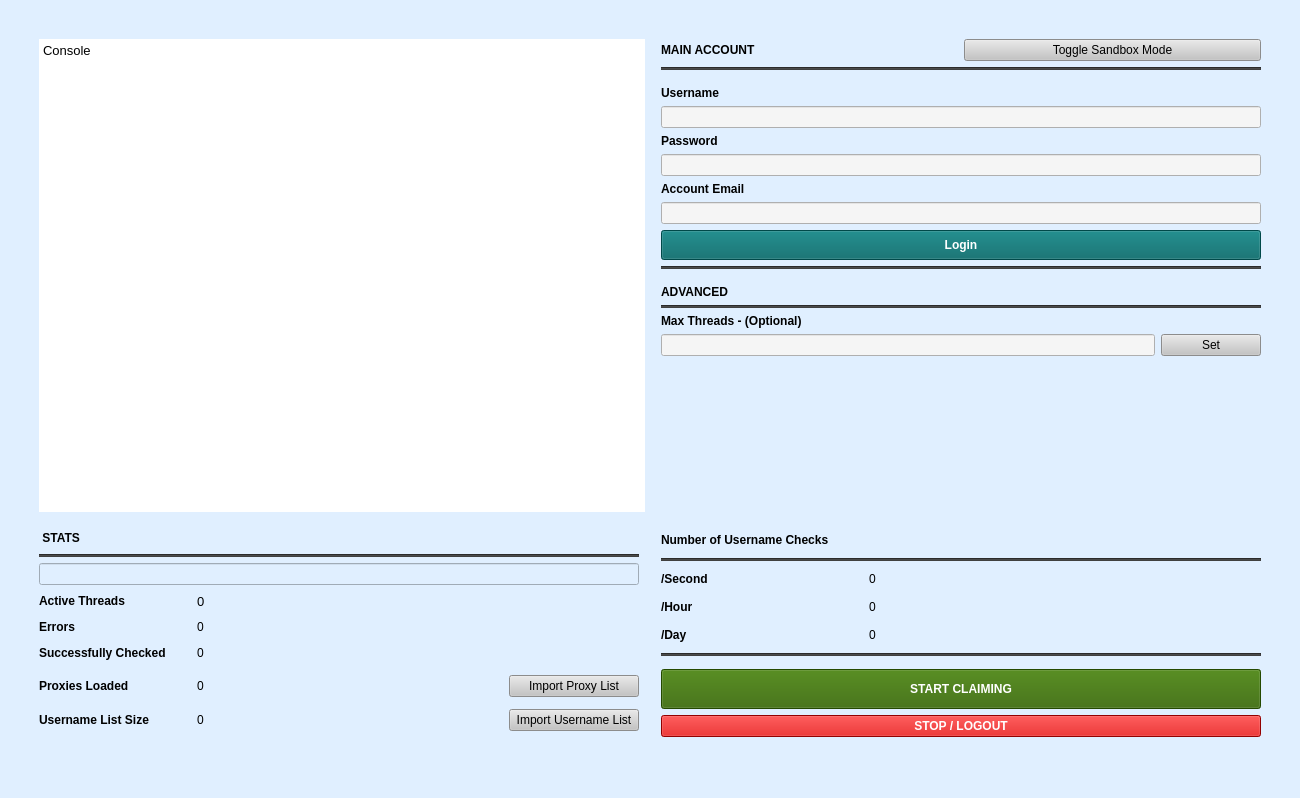
<?xml version="1.0" encoding="UTF-8"?>
<ui version="4.0">
 <class>MainWindow</class>
 <widget class="QMainWindow" name="MainWindow">
  <property name="geometry">
   <rect>
    <x>0</x>
    <y>0</y>
    <width>1300</width>
    <height>798</height>
   </rect>
  </property>
  <property name="minimumSize">
   <size>
    <width>1300</width>
    <height>0</height>
   </size>
  </property>
  <property name="maximumSize">
   <size>
    <width>16777215</width>
    <height>16777215</height>
   </size>
  </property>
  <property name="contextMenuPolicy">
   <enum>Qt::DefaultContextMenu</enum>
  </property>
  <property name="windowTitle">
   <string>Instagram Claimer 2020</string>
  </property>
  <property name="windowIcon">
   <iconset theme="Icon">
    <normaloff>.</normaloff>.</iconset>
  </property>
  <property name="autoFillBackground">
   <bool>false</bool>
  </property>
  <property name="styleSheet">
   <string notr="true">background-color: rgb(224,239,255);  </string>
  </property>
  <property name="toolButtonStyle">
   <enum>Qt::ToolButtonIconOnly</enum>
  </property>
  <widget class="QWidget" name="centralwidget">
   <property name="sizePolicy">
    <sizepolicy hsizetype="Preferred" vsizetype="Preferred">
     <horstretch>0</horstretch>
     <verstretch>0</verstretch>
    </sizepolicy>
   </property>
   <layout class="QGridLayout" name="gridLayout">
    <item row="9" column="5">
     <layout class="QGridLayout" name="gridLayout_7">
      <item row="5" column="1">
       <widget class="QLineEdit" name="lineEdit_hour">
        <property name="minimumSize">
         <size>
          <width>0</width>
          <height>20</height>
         </size>
        </property>
        <property name="styleSheet">
         <string notr="true">color: black;border: none;;
font: 10pt &quot;Microsoft JhengHei UI&quot;;</string>
        </property>
        <property name="text">
         <string>0</string>
        </property>
        <property name="readOnly">
         <bool>true</bool>
        </property>
       </widget>
      </item>
      <item row="5" column="0">
       <widget class="QLabel" name="label_3">
        <property name="styleSheet">
         <string notr="true">color: black;font-weight: bold;
font: 10pt &quot;Microsoft JhengHei UI&quot;;</string>
        </property>
        <property name="text">
         <string>/Hour</string>
        </property>
       </widget>
      </item>
      <item row="4" column="0">
       <widget class="QLabel" name="label_2">
        <property name="minimumSize">
         <size>
          <width>200</width>
          <height>0</height>
         </size>
        </property>
        <property name="styleSheet">
         <string notr="true">color: black;font-weight: bold;
font: 10pt &quot;Microsoft JhengHei UI&quot;;</string>
        </property>
        <property name="text">
         <string>/Second</string>
        </property>
       </widget>
      </item>
      <item row="4" column="1">
       <widget class="QLineEdit" name="lineEdit_second">
        <property name="minimumSize">
         <size>
          <width>0</width>
          <height>20</height>
         </size>
        </property>
        <property name="styleSheet">
         <string notr="true">color: black;border: none;;
font: 10pt &quot;Microsoft JhengHei UI&quot;;</string>
        </property>
        <property name="text">
         <string>0</string>
        </property>
        <property name="readOnly">
         <bool>true</bool>
        </property>
       </widget>
      </item>
      <item row="2" column="0" colspan="2">
       <widget class="QLabel" name="label_5">
        <property name="maximumSize">
         <size>
          <width>16777215</width>
          <height>20</height>
         </size>
        </property>
        <property name="styleSheet">
         <string notr="true">color: black;font-weight: bold;
font: 12pt &quot;Microsoft JhengHei UI&quot;;</string>
        </property>
        <property name="text">
         <string>Number of Username Checks</string>
        </property>
       </widget>
      </item>
      <item row="6" column="0">
       <widget class="QLabel" name="label_4">
        <property name="styleSheet">
         <string notr="true">color: black;font-weight: bold;
font: 10pt &quot;Microsoft JhengHei UI&quot;;</string>
        </property>
        <property name="text">
         <string>/Day</string>
        </property>
       </widget>
      </item>
      <item row="6" column="1">
       <widget class="QLineEdit" name="lineEdit_day">
        <property name="minimumSize">
         <size>
          <width>0</width>
          <height>20</height>
         </size>
        </property>
        <property name="styleSheet">
         <string notr="true">color: black;border: none;;
font: 10pt &quot;Microsoft JhengHei UI&quot;;</string>
        </property>
        <property name="text">
         <string>0</string>
        </property>
        <property name="readOnly">
         <bool>true</bool>
        </property>
       </widget>
      </item>
      <item row="3" column="0" colspan="2">
       <widget class="Line" name="line_7">
        <property name="styleSheet">
         <string notr="true">background-color: rgb(64,64,64);</string>
        </property>
        <property name="orientation">
         <enum>Qt::Horizontal</enum>
        </property>
       </widget>
      </item>
      <item row="7" column="0" colspan="2">
       <widget class="Line" name="line_13">
        <property name="styleSheet">
         <string notr="true">background-color: rgb(64,64,64);</string>
        </property>
        <property name="orientation">
         <enum>Qt::Horizontal</enum>
        </property>
       </widget>
      </item>
     </layout>
    </item>
    <item row="10" column="5">
     <layout class="QGridLayout" name="gridLayout_5">
      <item row="1" column="1">
       <widget class="QPushButton" name="stopButton">
        <property name="minimumSize">
         <size>
          <width>0</width>
          <height>20</height>
         </size>
        </property>
        <property name="styleSheet">
         <string notr="true">background-color: rgb(204,0,0); color: white;font-weight: bold;;
font: 8pt &quot;Microsoft JhengHei UI&quot;;</string>
        </property>
        <property name="text">
         <string>STOP / LOGOUT</string>
        </property>
       </widget>
      </item>
      <item row="0" column="1">
       <widget class="QPushButton" name="claimButton">
        <property name="minimumSize">
         <size>
          <width>0</width>
          <height>40</height>
         </size>
        </property>
        <property name="styleSheet">
         <string notr="true">background-color: rgb(51,102,0);color: white;font-weight: bold;;
font: 13pt &quot;Microsoft JhengHei UI&quot;;</string>
        </property>
        <property name="text">
         <string>START CLAIMING</string>
        </property>
       </widget>
      </item>
     </layout>
    </item>
    <item row="7" column="6">
     <spacer name="horizontalSpacer_3">
      <property name="orientation">
       <enum>Qt::Horizontal</enum>
      </property>
      <property name="sizeType">
       <enum>QSizePolicy::Fixed</enum>
      </property>
      <property name="sizeHint" stdset="0">
       <size>
        <width>30</width>
        <height>20</height>
       </size>
      </property>
     </spacer>
    </item>
    <item row="11" column="1">
     <spacer name="verticalSpacer_6">
      <property name="orientation">
       <enum>Qt::Vertical</enum>
      </property>
      <property name="sizeType">
       <enum>QSizePolicy::Fixed</enum>
      </property>
      <property name="sizeHint" stdset="0">
       <size>
        <width>20</width>
        <height>30</height>
       </size>
      </property>
     </spacer>
    </item>
    <item row="0" column="1">
     <spacer name="verticalSpacer_5">
      <property name="orientation">
       <enum>Qt::Vertical</enum>
      </property>
      <property name="sizeType">
       <enum>QSizePolicy::Fixed</enum>
      </property>
      <property name="sizeHint" stdset="0">
       <size>
        <width>20</width>
        <height>30</height>
       </size>
      </property>
     </spacer>
    </item>
    <item row="7" column="0">
     <spacer name="horizontalSpacer_2">
      <property name="orientation">
       <enum>Qt::Horizontal</enum>
      </property>
      <property name="sizeType">
       <enum>QSizePolicy::Fixed</enum>
      </property>
      <property name="sizeHint" stdset="0">
       <size>
        <width>30</width>
        <height>20</height>
       </size>
      </property>
     </spacer>
    </item>
    <item row="9" column="1">
     <layout class="QGridLayout" name="gridLayout_4">
      <item row="6" column="1">
       <widget class="QLineEdit" name="lineEdit_threadpool">
        <property name="sizePolicy">
         <sizepolicy hsizetype="Preferred" vsizetype="Fixed">
          <horstretch>0</horstretch>
          <verstretch>0</verstretch>
         </sizepolicy>
        </property>
        <property name="minimumSize">
         <size>
          <width>0</width>
          <height>20</height>
         </size>
        </property>
        <property name="font">
         <font>
          <family>Microsoft JhengHei UI</family>
          <pointsize>10</pointsize>
          <weight>50</weight>
          <italic>false</italic>
          <bold>false</bold>
         </font>
        </property>
        <property name="styleSheet">
         <string notr="true">color: black;border: none;;
font: 10pt &quot;Microsoft JhengHei UI&quot;;</string>
        </property>
        <property name="text">
         <string>0</string>
        </property>
        <property name="readOnly">
         <bool>true</bool>
        </property>
       </widget>
      </item>
      <item row="7" column="0">
       <widget class="QLabel" name="CheckedLabel_2">
        <property name="minimumSize">
         <size>
          <width>150</width>
          <height>0</height>
         </size>
        </property>
        <property name="maximumSize">
         <size>
          <width>16777215</width>
          <height>20</height>
         </size>
        </property>
        <property name="styleSheet">
         <string notr="true">color: black;font-weight: bold;
font: 10pt &quot;Microsoft JhengHei UI&quot;;</string>
        </property>
        <property name="text">
         <string>Errors</string>
        </property>
       </widget>
      </item>
      <item row="8" column="0">
       <widget class="QLabel" name="CheckedLabel">
        <property name="minimumSize">
         <size>
          <width>150</width>
          <height>0</height>
         </size>
        </property>
        <property name="maximumSize">
         <size>
          <width>16777215</width>
          <height>20</height>
         </size>
        </property>
        <property name="styleSheet">
         <string notr="true">color: black;font-weight: bold;
font: 10pt &quot;Microsoft JhengHei UI&quot;;</string>
        </property>
        <property name="text">
         <string>Successfully Checked</string>
        </property>
       </widget>
      </item>
      <item row="8" column="1">
       <widget class="QLineEdit" name="lineEdit_checkedNo">
        <property name="minimumSize">
         <size>
          <width>0</width>
          <height>20</height>
         </size>
        </property>
        <property name="autoFillBackground">
         <bool>false</bool>
        </property>
        <property name="styleSheet">
         <string notr="true">color: black;border: none;;
font: 10pt &quot;Microsoft JhengHei UI&quot;;</string>
        </property>
        <property name="text">
         <string>0</string>
        </property>
        <property name="readOnly">
         <bool>true</bool>
        </property>
       </widget>
      </item>
      <item row="0" column="0" colspan="2">
       <widget class="QLabel" name="StatsLabel">
        <property name="minimumSize">
         <size>
          <width>0</width>
          <height>20</height>
         </size>
        </property>
        <property name="maximumSize">
         <size>
          <width>16777215</width>
          <height>20</height>
         </size>
        </property>
        <property name="styleSheet">
         <string notr="true">color: black;font-weight: bold;
font: 12pt &quot;Microsoft JhengHei UI&quot;;</string>
        </property>
        <property name="text">
         <string> STATS</string>
        </property>
       </widget>
      </item>
      <item row="7" column="1">
       <widget class="QLineEdit" name="lineEdit_errorcount">
        <property name="minimumSize">
         <size>
          <width>0</width>
          <height>20</height>
         </size>
        </property>
        <property name="styleSheet">
         <string notr="true">color: black;border: none;;
font: 10pt &quot;Microsoft JhengHei UI&quot;;</string>
        </property>
        <property name="text">
         <string>0</string>
        </property>
        <property name="readOnly">
         <bool>true</bool>
        </property>
       </widget>
      </item>
      <item row="6" column="0">
       <widget class="QLabel" name="CheckedLabel_3">
        <property name="minimumSize">
         <size>
          <width>150</width>
          <height>0</height>
         </size>
        </property>
        <property name="maximumSize">
         <size>
          <width>16777215</width>
          <height>20</height>
         </size>
        </property>
        <property name="styleSheet">
         <string notr="true">color: black;font-weight: bold;
font: 10pt &quot;Microsoft JhengHei UI&quot;;</string>
        </property>
        <property name="text">
         <string>Active Threads</string>
        </property>
       </widget>
      </item>
      <item row="2" column="0" colspan="2">
       <widget class="Line" name="line">
        <property name="styleSheet">
         <string notr="true">background-color: rgb(64,64,64);</string>
        </property>
        <property name="orientation">
         <enum>Qt::Horizontal</enum>
        </property>
       </widget>
      </item>
      <item row="3" column="0" colspan="2">
       <widget class="QLineEdit" name="lineEdit_checking">
        <property name="minimumSize">
         <size>
          <width>0</width>
          <height>20</height>
         </size>
        </property>
        <property name="styleSheet">
         <string notr="true">color: black;font-weight: bold;
font: 8pt &quot;Microsoft JhengHei UI&quot;;</string>
        </property>
        <property name="text">
         <string/>
        </property>
        <property name="readOnly">
         <bool>true</bool>
        </property>
       </widget>
      </item>
     </layout>
    </item>
    <item row="7" column="3">
     <spacer name="horizontalSpacer">
      <property name="orientation">
       <enum>Qt::Horizontal</enum>
      </property>
      <property name="sizeType">
       <enum>QSizePolicy::Fixed</enum>
      </property>
      <property name="sizeHint" stdset="0">
       <size>
        <width>10</width>
        <height>20</height>
       </size>
      </property>
     </spacer>
    </item>
    <item row="10" column="1">
     <layout class="QGridLayout" name="gridLayout_2">
      <property name="sizeConstraint">
       <enum>QLayout::SetMinimumSize</enum>
      </property>
      <item row="1" column="2">
       <widget class="QPushButton" name="proxyButton">
        <property name="minimumSize">
         <size>
          <width>100</width>
          <height>0</height>
         </size>
        </property>
        <property name="maximumSize">
         <size>
          <width>200</width>
          <height>16777215</height>
         </size>
        </property>
        <property name="styleSheet">
         <string notr="true">background-color: rgb(196,196,196);
font: 8pt &quot;Microsoft JhengHei UI&quot;;</string>
        </property>
        <property name="text">
         <string>Import Proxy List</string>
        </property>
       </widget>
      </item>
      <item row="1" column="1">
       <widget class="QLineEdit" name="lineEdit_proxyNo">
        <property name="minimumSize">
         <size>
          <width>0</width>
          <height>20</height>
         </size>
        </property>
        <property name="maximumSize">
         <size>
          <width>16777215</width>
          <height>16777215</height>
         </size>
        </property>
        <property name="autoFillBackground">
         <bool>false</bool>
        </property>
        <property name="styleSheet">
         <string notr="true">color: black;border: none;;
font: 10pt &quot;Microsoft JhengHei UI&quot;;</string>
        </property>
        <property name="text">
         <string>0</string>
        </property>
        <property name="readOnly">
         <bool>true</bool>
        </property>
       </widget>
      </item>
      <item row="1" column="0">
       <widget class="QLabel" name="LoadedProxies">
        <property name="minimumSize">
         <size>
          <width>150</width>
          <height>0</height>
         </size>
        </property>
        <property name="maximumSize">
         <size>
          <width>200</width>
          <height>20</height>
         </size>
        </property>
        <property name="styleSheet">
         <string notr="true">color: black;font-weight: bold;
font: 10pt &quot;Microsoft JhengHei UI&quot;;</string>
        </property>
        <property name="text">
         <string>Proxies Loaded</string>
        </property>
       </widget>
      </item>
      <item row="2" column="2">
       <widget class="QPushButton" name="usernameButton">
        <property name="minimumSize">
         <size>
          <width>130</width>
          <height>0</height>
         </size>
        </property>
        <property name="maximumSize">
         <size>
          <width>200</width>
          <height>16777215</height>
         </size>
        </property>
        <property name="styleSheet">
         <string notr="true">background-color: rgb(196,196,196);;
font: 8pt &quot;Microsoft JhengHei UI&quot;;</string>
        </property>
        <property name="text">
         <string>Import Username List</string>
        </property>
       </widget>
      </item>
      <item row="2" column="1">
       <widget class="QLineEdit" name="lineEdit_listSize">
        <property name="minimumSize">
         <size>
          <width>0</width>
          <height>20</height>
         </size>
        </property>
        <property name="maximumSize">
         <size>
          <width>16777215</width>
          <height>16777215</height>
         </size>
        </property>
        <property name="styleSheet">
         <string notr="true">color: black;border: none;;
font: 10pt &quot;Microsoft JhengHei UI&quot;;</string>
        </property>
        <property name="text">
         <string>0</string>
        </property>
        <property name="readOnly">
         <bool>true</bool>
        </property>
       </widget>
      </item>
      <item row="2" column="0">
       <widget class="QLabel" name="UsernameListSize">
        <property name="minimumSize">
         <size>
          <width>150</width>
          <height>0</height>
         </size>
        </property>
        <property name="maximumSize">
         <size>
          <width>200</width>
          <height>20</height>
         </size>
        </property>
        <property name="styleSheet">
         <string notr="true">color: black;font-weight: bold;
font: 10pt &quot;Microsoft JhengHei UI&quot;;</string>
        </property>
        <property name="text">
         <string>Username List Size</string>
        </property>
       </widget>
      </item>
     </layout>
    </item>
    <item row="7" column="1" colspan="2">
     <widget class="QTextEdit" name="textEdit_console">
      <property name="minimumSize">
       <size>
        <width>400</width>
        <height>150</height>
       </size>
      </property>
      <property name="maximumSize">
       <size>
        <width>16777215</width>
        <height>16777215</height>
       </size>
      </property>
      <property name="styleSheet">
       <string notr="true">background-color: rgb(255,255,255); color: black;
font: 10pt &quot;Microsoft JhengHei UI&quot;;border: none</string>
      </property>
      <property name="html">
       <string>&lt;!DOCTYPE HTML PUBLIC &quot;-//W3C//DTD HTML 4.0//EN&quot; &quot;http://www.w3.org/TR/REC-html40/strict.dtd&quot;&gt;
&lt;html&gt;&lt;head&gt;&lt;meta name=&quot;qrichtext&quot; content=&quot;1&quot; /&gt;&lt;style type=&quot;text/css&quot;&gt;
p, li { white-space: pre-wrap; }
&lt;/style&gt;&lt;/head&gt;&lt;body style=&quot; font-family:'Microsoft JhengHei UI'; font-size:10pt; font-weight:400; font-style:normal;&quot;&gt;
&lt;p style=&quot; margin-top:0px; margin-bottom:0px; margin-left:0px; margin-right:0px; -qt-block-indent:0; text-indent:0px;&quot;&gt;Console&lt;/p&gt;&lt;/body&gt;&lt;/html&gt;</string>
      </property>
     </widget>
    </item>
    <item row="7" column="5">
     <layout class="QGridLayout" name="gridLayout_3">
      <property name="sizeConstraint">
       <enum>QLayout::SetMaximumSize</enum>
      </property>
      <item row="0" column="0">
       <widget class="QLabel" name="MainAccount">
        <property name="maximumSize">
         <size>
          <width>16777215</width>
          <height>20</height>
         </size>
        </property>
        <property name="styleSheet">
         <string notr="true">color: black;font-weight: bold;
font: 12pt &quot;Microsoft JhengHei UI&quot;;</string>
        </property>
        <property name="text">
         <string>MAIN ACCOUNT</string>
        </property>
       </widget>
      </item>
      <item row="10" column="0" colspan="2">
       <widget class="Line" name="line_4">
        <property name="styleSheet">
         <string notr="true">background-color: rgb(64,64,64);</string>
        </property>
        <property name="orientation">
         <enum>Qt::Horizontal</enum>
        </property>
       </widget>
      </item>
      <item row="9" column="0" colspan="2">
       <widget class="QPushButton" name="loginButton">
        <property name="minimumSize">
         <size>
          <width>0</width>
          <height>30</height>
         </size>
        </property>
        <property name="styleSheet">
         <string notr="true">background-color: rgb(0,102,102); color: white;font-weight: bold;;
font: 12pt &quot;Microsoft JhengHei UI&quot;;</string>
        </property>
        <property name="text">
         <string>Login</string>
        </property>
       </widget>
      </item>
      <item row="6" column="0" colspan="2">
       <widget class="QLineEdit" name="lineEdit_password">
        <property name="minimumSize">
         <size>
          <width>0</width>
          <height>20</height>
         </size>
        </property>
        <property name="styleSheet">
         <string notr="true">background-color: rgb(245,245,245);</string>
        </property>
        <property name="text">
         <string/>
        </property>
        <property name="maxLength">
         <number>32767</number>
        </property>
        <property name="echoMode">
         <enum>QLineEdit::PasswordEchoOnEdit</enum>
        </property>
       </widget>
      </item>
      <item row="2" column="0">
       <spacer name="verticalSpacer_4">
        <property name="orientation">
         <enum>Qt::Vertical</enum>
        </property>
        <property name="sizeType">
         <enum>QSizePolicy::Fixed</enum>
        </property>
        <property name="sizeHint" stdset="0">
         <size>
          <width>20</width>
          <height>10</height>
         </size>
        </property>
       </spacer>
      </item>
      <item row="0" column="1">
       <widget class="QPushButton" name="sandbox_Btn">
        <property name="minimumSize">
         <size>
          <width>0</width>
          <height>15</height>
         </size>
        </property>
        <property name="styleSheet">
         <string notr="true">background-color: rgb(196,196,196);;;
font: 8pt &quot;Microsoft JhengHei UI&quot;;</string>
        </property>
        <property name="text">
         <string>Toggle Sandbox Mode</string>
        </property>
       </widget>
      </item>
      <item row="1" column="0" colspan="2">
       <widget class="Line" name="line_3">
        <property name="styleSheet">
         <string notr="true">background-color: rgb(64,64,64);</string>
        </property>
        <property name="orientation">
         <enum>Qt::Horizontal</enum>
        </property>
       </widget>
      </item>
      <item row="7" column="0" colspan="2">
       <widget class="QLabel" name="label_6">
        <property name="styleSheet">
         <string notr="true">color: black;font-weight: bold;
font: 10pt &quot;Microsoft JhengHei UI&quot;;</string>
        </property>
        <property name="text">
         <string>Account Email</string>
        </property>
       </widget>
      </item>
      <item row="4" column="0" colspan="2">
       <widget class="QLineEdit" name="lineEdit_username">
        <property name="minimumSize">
         <size>
          <width>0</width>
          <height>20</height>
         </size>
        </property>
        <property name="styleSheet">
         <string notr="true">background-color: rgb(245,245,245);</string>
        </property>
        <property name="text">
         <string/>
        </property>
       </widget>
      </item>
      <item row="3" column="0" colspan="2">
       <widget class="QLabel" name="username">
        <property name="maximumSize">
         <size>
          <width>16777215</width>
          <height>20</height>
         </size>
        </property>
        <property name="styleSheet">
         <string notr="true">color: black;font-weight: bold;
font: 10pt &quot;Microsoft JhengHei UI&quot;;</string>
        </property>
        <property name="text">
         <string>Username</string>
        </property>
       </widget>
      </item>
      <item row="8" column="0" colspan="2">
       <widget class="QLineEdit" name="lineEdit_email">
        <property name="minimumSize">
         <size>
          <width>0</width>
          <height>20</height>
         </size>
        </property>
        <property name="styleSheet">
         <string notr="true">background-color: rgb(245,245,245);</string>
        </property>
       </widget>
      </item>
      <item row="5" column="0" colspan="2">
       <widget class="QLabel" name="Password">
        <property name="maximumSize">
         <size>
          <width>16777215</width>
          <height>20</height>
         </size>
        </property>
        <property name="styleSheet">
         <string notr="true">color: black;font-weight: bold;
font: 10pt &quot;Microsoft JhengHei UI&quot;;</string>
        </property>
        <property name="text">
         <string>Password</string>
        </property>
       </widget>
      </item>
      <item row="22" column="0">
       <spacer name="verticalSpacer">
        <property name="orientation">
         <enum>Qt::Vertical</enum>
        </property>
        <property name="sizeHint" stdset="0">
         <size>
          <width>20</width>
          <height>40</height>
         </size>
        </property>
       </spacer>
      </item>
      <item row="11" column="0" colspan="2">
       <layout class="QGridLayout" name="gridLayout_6">
        <item row="4" column="1">
         <widget class="QPushButton" name="pushButton_maxthreads">
          <property name="minimumSize">
           <size>
            <width>100</width>
            <height>0</height>
           </size>
          </property>
          <property name="styleSheet">
           <string notr="true">background-color: rgb(196,196,196);;
font: 8pt &quot;Microsoft JhengHei UI&quot;;</string>
          </property>
          <property name="text">
           <string>Set</string>
          </property>
         </widget>
        </item>
        <item row="2" column="0" colspan="2">
         <widget class="Line" name="line_2">
          <property name="styleSheet">
           <string notr="true">background-color: rgb(64,64,64);</string>
          </property>
          <property name="orientation">
           <enum>Qt::Horizontal</enum>
          </property>
         </widget>
        </item>
        <item row="1" column="0" colspan="2">
         <widget class="QLabel" name="label_13">
          <property name="styleSheet">
           <string notr="true">color: black;font-weight: bold;
font: 12pt &quot;Microsoft JhengHei UI&quot;;</string>
          </property>
          <property name="text">
           <string>ADVANCED</string>
          </property>
         </widget>
        </item>
        <item row="4" column="0">
         <widget class="QLineEdit" name="lineEdit_maxThreads">
          <property name="styleSheet">
           <string notr="true">background-color: rgb(245,245,245);</string>
          </property>
         </widget>
        </item>
        <item row="3" column="0">
         <widget class="QLabel" name="maxt">
          <property name="styleSheet">
           <string notr="true">color: black;font-weight: bold;
font: 10pt &quot;Microsoft JhengHei UI&quot;;</string>
          </property>
          <property name="text">
           <string>Max Threads - (Optional)</string>
          </property>
         </widget>
        </item>
        <item row="0" column="0" colspan="2">
         <spacer name="verticalSpacer_2">
          <property name="orientation">
           <enum>Qt::Vertical</enum>
          </property>
          <property name="sizeType">
           <enum>QSizePolicy::Fixed</enum>
          </property>
          <property name="sizeHint" stdset="0">
           <size>
            <width>20</width>
            <height>10</height>
           </size>
          </property>
         </spacer>
        </item>
       </layout>
      </item>
     </layout>
    </item>
    <item row="8" column="1">
     <spacer name="verticalSpacer_9">
      <property name="orientation">
       <enum>Qt::Vertical</enum>
      </property>
      <property name="sizeType">
       <enum>QSizePolicy::Fixed</enum>
      </property>
      <property name="sizeHint" stdset="0">
       <size>
        <width>20</width>
        <height>10</height>
       </size>
      </property>
     </spacer>
    </item>
   </layout>
  </widget>
  <widget class="QStatusBar" name="statusbar"/>
 </widget>
 <resources/>
 <connections/>
</ui>
